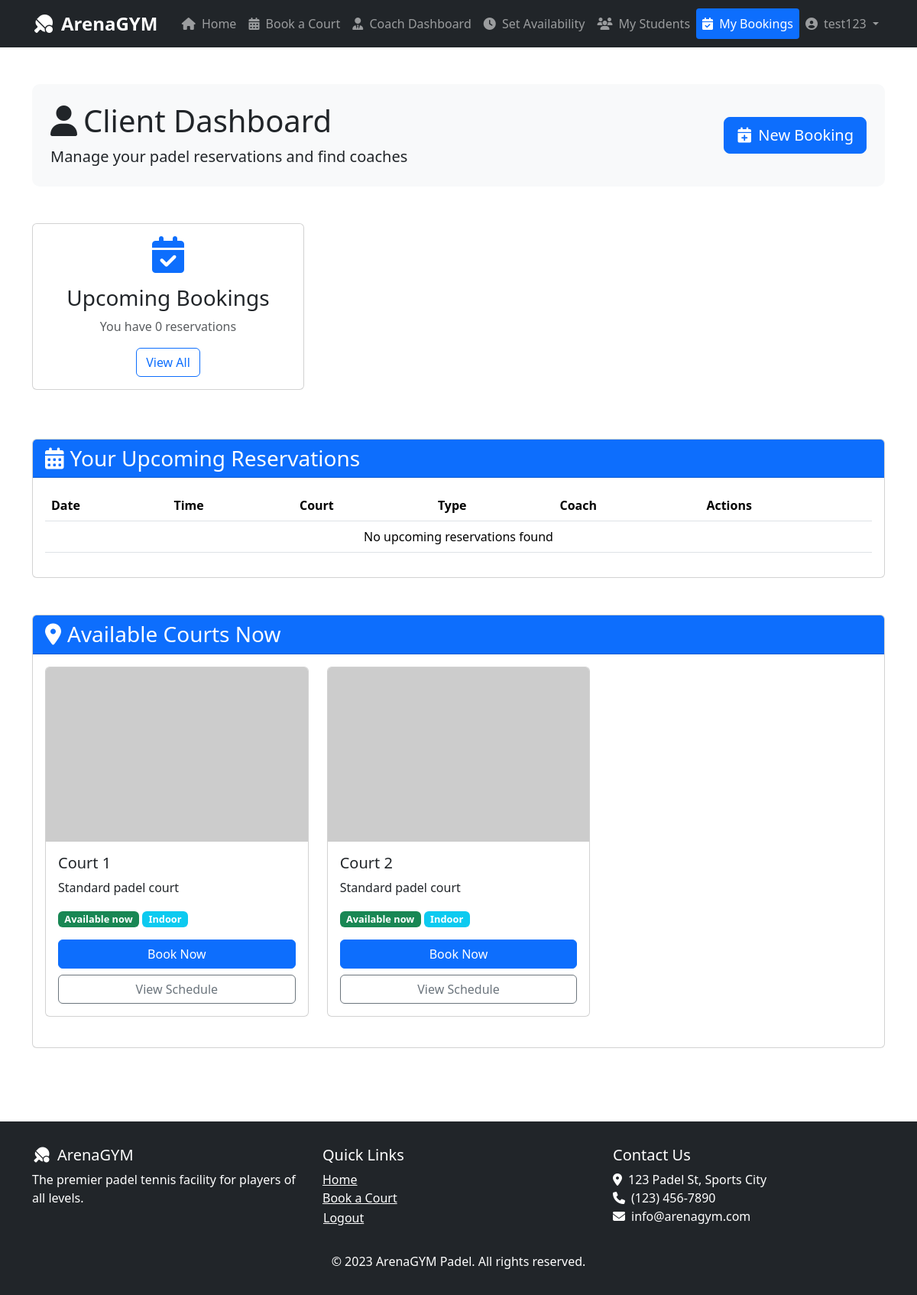
The page /client/ (signed in) on the database its author committed.
### reservation/models.py (models this page shows, shortened)
class User(AbstractUser):
    isCoach = models.BooleanField(default=False)
    isModerator = models.BooleanField(default=False)
    rate = models.DecimalField(max_digits=6, decimal_places=2, default=0.00, null=True, blank=True)

class Court(models.Model):
    id = models.IntegerField(primary_key=True)
    inDoor = models.BooleanField(default=True)
    description = models.TextField(blank=True)

### reservation/views.py (the view)
# urls.py: path('client/', views.clientPage, name='client'),
@login_required
def clientPage(request):
    upcoming_reservations = Reservation.objects.filter(
        user=request.user,
        date__gte=timezone.now().date()
    ).order_by('date', 'startTime')
    available_courts = Court.objects.all()
    context = {
        'upcoming_reservations': upcoming_reservations,
        'available_courts': available_courts,
        'reservation_count': upcoming_reservations.count(),
    }
    return render(request, 'clientdashboard.html', context)

### reservation/templates/clientdashboard.html (shortened to what this page needs)
{% extends 'base.html' %}
{% block content %}
    <div class="container py-5">
        <div class="profile-header p-4 mb-5">
            <div class="row align-items-center">
                <div class="col-md-8">
                    <h1><i class="fas fa-user me-2"></i>Client Dashboard</h1>
                    <p class="lead mb-0">Manage your padel reservations and find coaches</p>
                </div>
                <div class="col-md-4 text-md-end">
                    <a href="{% url 'booking' %}" class="btn btn-primary btn-lg">
                        <i class="fas fa-calendar-plus me-2"></i>New Booking
                    </a>
                </div>
            </div>
        </div>
<div class="row mb-5">
    <div class="col-md-4 mb-3">
        <div class="card h-100">
            <div class="card-body text-center">
                <i class="fas fa-calendar-check fa-3x mb-3 text-primary"></i>
                <h3>Upcoming Bookings</h3>
                <p class="text-muted">You have {{ reservation_count }} reservation{{ reservation_count|pluralize }}</p>
                <a href="#" class="btn btn-outline-primary">View All</a>
            </div>
        </div>
    </div>
</div>
<div class="card mb-5">
    <div class="card-header bg-primary text-white">
        <h3 class="mb-0"><i class="fas fa-calendar-alt me-2"></i>Your Upcoming Reservations</h3>
    </div>
    <div class="card-body">
        <div class="table-responsive">
            <table class="table table-hover">
                <thead>
                    <tr>
                        <th>Date</th>
                        <th>Time</th>
                        <th>Court</th>
                        <th>Type</th>
                        <th>Coach</th>
                        <th>Actions</th>
                    </tr>
                </thead>
                <tbody>
                    {% for reservation in upcoming_reservations %}
                    <tr>
                        <td>{{ reservation.date|date:"D, M d" }}</td>
                        <td>{{ reservation.startTime|time:"H:i" }} - {{ reservation.endTime|time:"H:i" }}</td>
                        <td>Court {{ reservation.court.id }}</td>
                        <td>
                            <span class="badge bg-{% if reservation.coach %}info{% else %}success{% endif %}">
                                {% if reservation.coach %}With Coach{% else %}Solo Play{% endif %}
                            </span>
                        </td>
                        <td>
                            {% if reservation.coach %}
                                {{ reservation.coach.get_full_name|default:reservation.coach.username }}
                            {% else %}
                                -
                            {% endif %}
                        </td>
                        <td>
                            <a href="#" class="btn btn-sm btn-outline-primary me-1" title="View">
                                <i class="fas fa-eye"></i>
                            </a>
                            <a href="#" class="btn btn-sm btn-outline-danger" title="Cancel">
                                <i class="fas fa-times"></i>
                            </a>
                        </td>
                    </tr>
                    {% empty %}
                    <tr>
                        <td colspan="6" class="text-center">No upcoming reservations found</td>
                    </tr>
                    {% endfor %}
                </tbody>
            </table>
        </div>
    </div>
</div>
<div class="card">
    <div class="card-header bg-primary text-white">
        <h3 class="mb-0"><i class="fas fa-map-marker-alt me-2"></i>Available Courts Now</h3>
    </div>
    <div class="card-body">
        <div class="row">
            {% for court in available_courts %}
            <div class="col-md-4 mb-4">
                <div class="card court-card h-100">
                    <img src="https://via.placeholder.com/300x200?text=Padel+Court+{{ court.id }}"
                        class="card-img-top"
                        alt="Court {{ court.id }}">
                    <div class="card-body">
                        <h5 class="card-title">Court {{ court.id }}</h5>
                        <p class="card-text">{{ court.description|default:"Standard padel court" }}</p>
                        <div class="mb-3">
                            <span class="badge bg-success availability-badge">Available now</span>
                            <span class="badge bg-{% if court.inDoor %}info{% else %}success{% endif %} availability-badge">
                                {% if court.inDoor %}Indoor{% else %}Outdoor{% endif %}
                            </span>
                        </div>
                        <div class="d-grid gap-2">
                            <a href="{% url 'booking_with_id' court.id %}" class="btn btn-primary">Book Now</a>
                            <a href="#" class="btn btn-outline-secondary">View Schedule</a>
                        </div>
                    </div>
                </div>
            </div>
            {% empty %}
            <div class="col-12">
                <p class="text-center">No courts currently available</p>
            </div>
            {% endfor %}
        </div>
    </div>
</div>{% endblock %}

### reservation/templates/base.html (shortened to what this page needs)
<!DOCTYPE html>
<html lang="en">
<head>
    <link href="https://cdn.jsdelivr.net/npm/bootstrap@5.3.3/dist/css/bootstrap.min.css" rel="stylesheet">
    <link rel="stylesheet" href="https://cdnjs.cloudflare.com/ajax/libs/font-awesome/6.4.0/css/all.min.css">
</head>
<body>
    <nav class="navbar navbar-expand-lg navbar-dark bg-dark">
        <div class="container">
            <a class="navbar-brand" href="{% url 'home' %}">
                <i class="fas fa-table-tennis me-2"></i>ArenaGYM
            </a>
            <div class="collapse navbar-collapse" id="navbarNav">
                <ul class="navbar-nav ms-auto">
                    <li class="nav-item">
                        <a class="nav-link {% if request.path == '/' %}active{% endif %}" href="{% url 'home' %}">
                            <i class="fas fa-home me-1"></i> Home
                        </a>
                    </li>
                    <li class="nav-item">
                        <a class="nav-link {% if 'booking' in request.path %}active{% endif %}" href="{% url 'booking' %}">
                            <i class="fas fa-calendar-alt me-1"></i> Book a Court
                        </a>
                    </li>
                      {% if user.is_authenticated %}
                        {% if user.isCoach %}                        <li class="nav-item">
                            <a class="nav-link {% if 'coach' in request.path %}active{% endif %}" href="{% url 'coachdashboard' %}">
                                <i class="fas fa-user-tie me-1"></i> Coach Dashboard
                            </a>
                        </li>
                        <li class="nav-item">
                            <a class="nav-link {% if 'availability' in request.path %}active{% endif %}" href="{% url 'coach_availability' %}">
                                <i class="fas fa-clock me-1"></i> Set Availability
                            </a>
                        </li>
                        <li class="nav-item">
                            <a class="nav-link {% if 'coach/students' in request.path %}active{% endif %}" href="{% url 'coach_students' %}">
                                <i class="fas fa-users me-1"></i> My Students
                            </a>
                        </li>
                        <li class="nav-item">
                            <a class="nav-link {% if request.path == '/client/' %}active{% endif %}" href="{% url 'client' %}">
                                <i class="fas fa-calendar-check me-1"></i> My Bookings
                            </a>
                        </li>
                        {% else %}
                        <li class="nav-item">
                            <a class="nav-link {% if request.path == '/client/' %}active{% endif %}" href="{% url 'client' %}">
                                <i class="fas fa-user me-1"></i> My Bookings
                            </a>
                        </li>
                        {% endif %}
                        <li class="nav-item dropdown">
                            <a class="nav-link dropdown-toggle" href="#" id="navbarDropdown" role="button"
                               data-bs-toggle="dropdown" aria-expanded="false">
                                <i class="fas fa-user-circle me-1"></i> {{ user.username }}
                            </a>
                        </li>
                    {% endif %}
                </ul>
            </div>
        </div>
    </nav>
    <main>
        {% block content %}{% endblock %}
    </main>
    <footer class="footer">
        <div class="container">
            <div class="row">
                <div class="col-md-4">
                    <h5><i class="fas fa-table-tennis me-2"></i>ArenaGYM</h5>
                    <p>The premier padel tennis facility for players of all levels.</p>
                </div>
                <div class="col-md-4">
                    <h5>Quick Links</h5>
                    <ul class="list-unstyled">
                        <li><a href="{% url 'home' %}" class="text-white">Home</a></li>
                        <li><a href="{% url 'booking' %}" class="text-white">Book a Court</a></li>
                        {% if user.is_authenticated %}
                            <li>
                                <form method="POST" action="{% url 'logout' %}">
                                    <button type="submit" class="btn btn-link text-white p-0">Logout</button>
                                </form>
                            </li>
                        {% else %}
                            <li><a href="{% url 'login' %}" class="text-white">Login</a></li>
                            <li><a href="{% url 'register' %}" class="text-white">Register</a></li>
                        {% endif %}
                    </ul>
                </div>
                <div class="col-md-4">
                    <h5>Contact Us</h5>
                    <address>
                        <i class="fas fa-map-marker-alt me-2"></i>123 Padel St, Sports City<br>
                        <i class="fas fa-phone me-2"></i>(123) 456-7890<br>
                        <i class="fas fa-envelope me-2"></i>info@arenagym.com
                    </address>
                </div>
            </div>
            <div class="row mt-3">
                <div class="col-12 text-center">
                    <p class="mb-0">&copy; 2023 ArenaGYM Padel. All rights reserved.</p>
                </div>
            </div>
        </div>
    </footer>
</body>
</html>

### reservation/templates/base.html (style rules this page uses)
.court-card { transition: transform 0.3s ease; }
.nav-link.active { background-color: #0d6efd; color: white !important; border-radius: 4px; }
.profile-header { background-color: #f8f9fa; border-radius: 10px; }
.navbar-brand { font-weight: bold; font-size: 1.5rem; }
.footer { background-color: #212529; color: #fff; padding: 2rem 0; margin-top: 3rem; }

### reservation/templates/clientdashboard.html (style rules this page uses)
.court-card { transition: transform 0.3s ease; }
.availability-badge { font-size: 0.8rem; }
.profile-header { background-color: #f8f9fa; border-radius: 10px; }

### rows shown on the page
User: username "test123"
Court: id "1", description "Standard padel court", inDoor "Indoor"
Court: id "2", description "Standard padel court", inDoor "Indoor"

### other values the page prints
{{ reservation_count }} "0"
